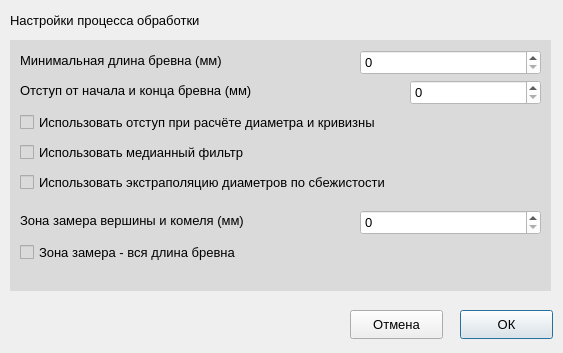
<?xml version="1.0" encoding="UTF-8"?>
<ui version="4.0">
 <class>settingProcessingWindow</class>
 <widget class="QDialog" name="settingProcessingWindow">
  <property name="enabled">
   <bool>true</bool>
  </property>
  <property name="geometry">
   <rect>
    <x>0</x>
    <y>0</y>
    <width>563</width>
    <height>353</height>
   </rect>
  </property>
  <property name="windowTitle">
   <string>Настройка процесса обработки</string>
  </property>
  <widget class="QLabel" name="label">
   <property name="geometry">
    <rect>
     <x>10</x>
     <y>10</y>
     <width>261</width>
     <height>20</height>
    </rect>
   </property>
   <property name="font">
    <font>
     <pointsize>10</pointsize>
    </font>
   </property>
   <property name="text">
    <string>Настройки процесса обработки</string>
   </property>
  </widget>
  <widget class="QWidget" name="widget" native="true">
   <property name="geometry">
    <rect>
     <x>10</x>
     <y>40</y>
     <width>541</width>
     <height>251</height>
    </rect>
   </property>
   <property name="styleSheet">
    <string notr="true">background-color: rgb(218, 218, 218);</string>
   </property>
   <widget class="QLabel" name="label_2">
    <property name="geometry">
     <rect>
      <x>10</x>
      <y>10</y>
      <width>271</width>
      <height>20</height>
     </rect>
    </property>
    <property name="font">
     <font>
      <pointsize>10</pointsize>
     </font>
    </property>
    <property name="text">
     <string>Минимальная длина бревна (мм)</string>
    </property>
   </widget>
   <widget class="QLabel" name="label_3">
    <property name="geometry">
     <rect>
      <x>10</x>
      <y>40</y>
      <width>311</width>
      <height>20</height>
     </rect>
    </property>
    <property name="font">
     <font>
      <pointsize>10</pointsize>
     </font>
    </property>
    <property name="text">
     <string>Отступ от начала и конца бревна (мм)</string>
    </property>
   </widget>
   <widget class="QLabel" name="label_4">
    <property name="geometry">
     <rect>
      <x>10</x>
      <y>170</y>
      <width>311</width>
      <height>20</height>
     </rect>
    </property>
    <property name="font">
     <font>
      <pointsize>10</pointsize>
     </font>
    </property>
    <property name="text">
     <string>Зона замера вершины и комеля (мм)</string>
    </property>
   </widget>
   <widget class="QCheckBox" name="checkBox">
    <property name="geometry">
     <rect>
      <x>10</x>
      <y>70</y>
      <width>501</width>
      <height>24</height>
     </rect>
    </property>
    <property name="font">
     <font>
      <pointsize>10</pointsize>
     </font>
    </property>
    <property name="text">
     <string>Использовать отступ при расчёте диаметра и кривизны</string>
    </property>
   </widget>
   <widget class="QCheckBox" name="checkBox_2">
    <property name="geometry">
     <rect>
      <x>10</x>
      <y>100</y>
      <width>301</width>
      <height>24</height>
     </rect>
    </property>
    <property name="font">
     <font>
      <pointsize>10</pointsize>
     </font>
    </property>
    <property name="text">
     <string>Использовать медианный фильтр</string>
    </property>
   </widget>
   <widget class="QCheckBox" name="checkBox_3">
    <property name="geometry">
     <rect>
      <x>10</x>
      <y>130</y>
      <width>481</width>
      <height>24</height>
     </rect>
    </property>
    <property name="font">
     <font>
      <pointsize>10</pointsize>
     </font>
    </property>
    <property name="text">
     <string>Использовать экстраполяцию диаметров по сбежистости</string>
    </property>
   </widget>
   <widget class="QCheckBox" name="checkBox_4">
    <property name="geometry">
     <rect>
      <x>10</x>
      <y>200</y>
      <width>281</width>
      <height>24</height>
     </rect>
    </property>
    <property name="font">
     <font>
      <pointsize>10</pointsize>
     </font>
    </property>
    <property name="text">
     <string>Зона замера - вся длина бревна</string>
    </property>
   </widget>
   <widget class="QSpinBox" name="spinBox">
    <property name="geometry">
     <rect>
      <x>400</x>
      <y>40</y>
      <width>131</width>
      <height>25</height>
     </rect>
    </property>
    <property name="font">
     <font>
      <pointsize>10</pointsize>
     </font>
    </property>
    <property name="styleSheet">
     <string notr="true">background-color: rgb(255, 255, 255);</string>
    </property>
   </widget>
   <widget class="QSpinBox" name="spinBox_2">
    <property name="geometry">
     <rect>
      <x>350</x>
      <y>10</y>
      <width>181</width>
      <height>25</height>
     </rect>
    </property>
    <property name="font">
     <font>
      <pointsize>10</pointsize>
     </font>
    </property>
    <property name="styleSheet">
     <string notr="true">background-color: rgb(255, 255, 255);</string>
    </property>
   </widget>
   <widget class="QSpinBox" name="spinBox_3">
    <property name="geometry">
     <rect>
      <x>350</x>
      <y>170</y>
      <width>181</width>
      <height>25</height>
     </rect>
    </property>
    <property name="font">
     <font>
      <pointsize>10</pointsize>
     </font>
    </property>
    <property name="styleSheet">
     <string notr="true">background-color: rgb(255, 255, 255);</string>
    </property>
   </widget>
  </widget>
  <widget class="QPushButton" name="pushButton">
   <property name="geometry">
    <rect>
     <x>460</x>
     <y>310</y>
     <width>93</width>
     <height>29</height>
    </rect>
   </property>
   <property name="font">
    <font>
     <pointsize>10</pointsize>
    </font>
   </property>
   <property name="text">
    <string>ОК</string>
   </property>
  </widget>
  <widget class="QPushButton" name="close">
   <property name="geometry">
    <rect>
     <x>350</x>
     <y>310</y>
     <width>93</width>
     <height>29</height>
    </rect>
   </property>
   <property name="font">
    <font>
     <pointsize>10</pointsize>
    </font>
   </property>
   <property name="text">
    <string>Отмена</string>
   </property>
  </widget>
 </widget>
 <resources/>
 <connections/>
</ui>
